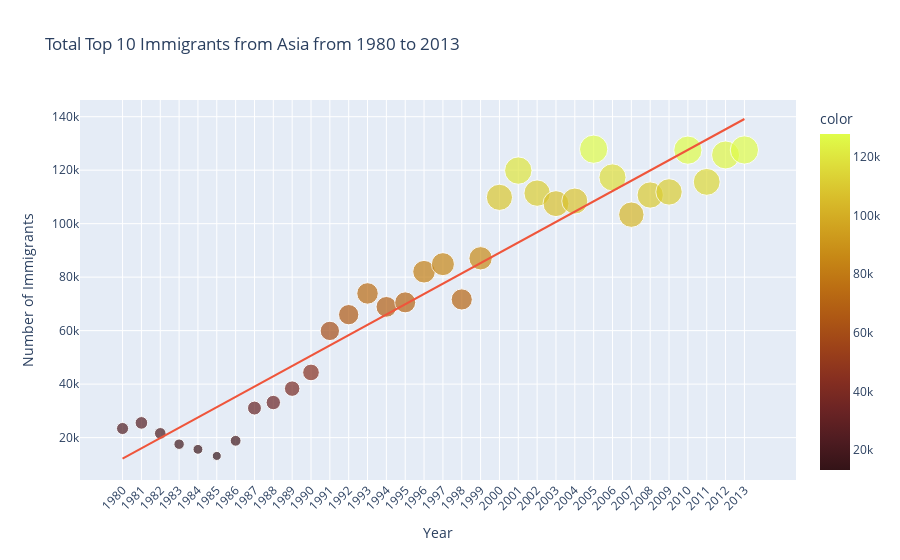
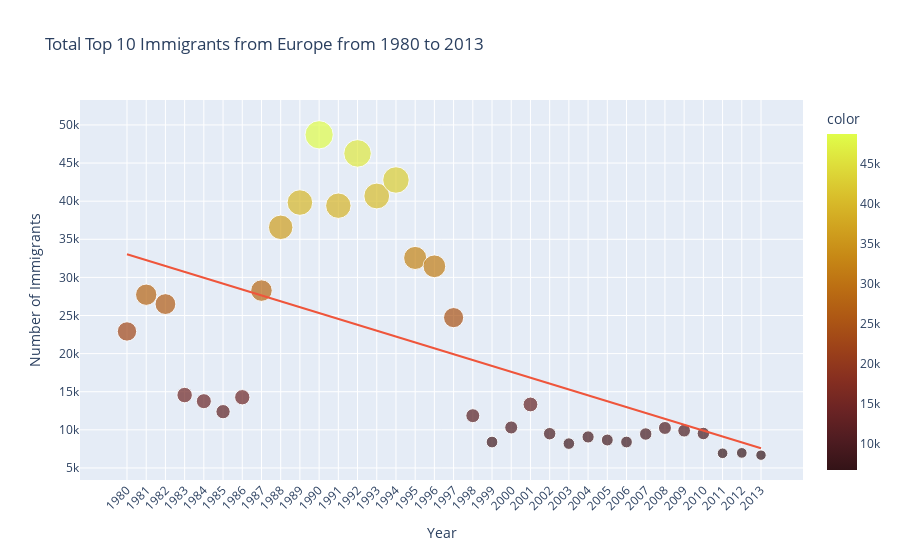

The notebook cell saved with these charts, in order:
### Markdown cell above
The line chart displays immigration to Canada from the top 10 countries by continent from 1980 to 2013. The graph reveals a gradual decline in immigration from Europe starting in 1993, while immigration from North America remains relatively consistent over the years. On the other hand, immigration from Asia experiences a consistent and substantial increase after 1993, growing from 44,000 in that year to 127,000 in 2013. This number surpasses the combined immigration figures of the other two continents by more than sevenfold in 2013. <br>
The immigration to Canada had become less and less diversed since 1993, dominated by Asia.

### Code cell
# Scatter plots by Continent
def plot_continent_scatter(continent, color_continuous_scale=None):
    continent_df = top10[top10['Continent'] == continent]
    x_vals = continent_df.columns[4:-1]
    y_vals = continent_df.iloc[:, 4:-1].sum(axis=0)
    
    fig = px.scatter(x = x_vals, y = y_vals, 
                     color = y_vals, 
                     size = y_vals, 
                     title = f'Total Top 10 Immigrants from {continent} from 1980 to 2013',
                     labels = {'x': 'Year', 'y': 'Number of Immigrants'},
                     color_continuous_scale = color_continuous_scale,
                     trendline = 'ols'
                    )
    fig.update_layout(xaxis = {'tickangle': -45})
    fig.show()

# Plot scatter charts for each continent
for continent in top10['Continent'].unique():
    plot_continent_scatter(continent, color_continuous_scale = 'solar')

### Figure 1 — Plotly figure (JSON) as saved in the notebook; plotly's stock layout.template omitted (floating-point values rounded to 4 significant figures)
{"data": [{"hovertemplate": "Year=%{x}<br>Number of Immigrants=%{y}<br>size=%{marker.size}<br>color=%{marker.color}<extra></extra>", "legendgroup": "", "marker": {"color": [23400, 25501, 21589, 17533, 15610, 13146, 18807, 31038, 33110, 38310, 44363, 59900, 65966, 73910, 68886, 70570, 82030, 84855, 71654, 87054, 109847, 119850, 111417, 107484, 108452, 127846, 117302, 103362, 110704, 111869, 127490, 115620, 125687, 127557], "coloraxis": "coloraxis", "size": [23400, 25501, 21589, 17533, 15610, 13146, 18807, 31038, 33110, 38310, 44363, 59900, 65966, 73910, 68886, 70570, 82030, 84855, 71654, 87054, 109847, 119850, 111417, 107484, 108452, 127846, 117302, 103362, 110704, 111869, 127490, 115620, 125687, 127557], "sizemode": "area", "sizeref": 319.6, "symbol": "circle"}, "mode": "markers", "name": "", "orientation": "v", "showlegend": false, "type": "scatter", "x": ["1980", "1981", "1982", "1983", "1984", "1985", "1986", "1987", "1988", "1989", "1990", "1991", "1992", "1993", "1994", "1995", "1996", "1997", "1998", "1999", "2000", "2001", "2002", "2003", "2004", "2005", "2006", "2007", "2008", "2009", "2010", "2011", "2012", "2013"], "xaxis": "x", "y": [23400, 25501, 21589, 17533, 15610, 13146, 18807, 31038, 33110, 38310, 44363, 59900, 65966, 73910, 68886, 70570, 82030, 84855, 71654, 87054, 109847, 119850, 111417, 107484, 108452, 127846, 117302, 103362, 110704, 111869, 127490, 115620, 125687, 127557], "yaxis": "y"}, {"hovertemplate": "<b>OLS trendline</b><br>y = 3848.28 * x + -7.60745e+06<br>R<sup>2</sup>=0.916280<br><br>Year=%{x}<br>Number of Immigrants=%{y} <b>(trend)</b><extra></extra>", "legendgroup": "", "marker": {"symbol": "circle"}, "mode": "lines", "name": "", "showlegend": false, "type": "scatter", "x": ["1980", "1981", "1982", "1983", "1984", "1985", "1986", "1987", "1988", "1989", "1990", "1991", "1992", "1993", "1994", "1995", "1996", "1997", "1998", "1999", "2000", "2001", "2002", "2003", "2004", "2005", "2006", "2007", "2008", "2009", "2010", "2011", "2012", "2013"], "xaxis": "x", "y": [12140.0, 15990.0, 19840.0, 23690.0, 27540.0, 31380.0, 35230.0, 39080.0, 42930.0, 46780.0, 50620.0, 54470.0, 58320.0, 62170.0, 66020.0, 69870.0, 73710.0, 77560.0, 81410.0, 85260.0, 89110.0, 92960.0, 96800.0, 100700.0, 104500.0, 108300.0, 112200.0, 116000.0, 119900.0, 123700.0, 127600.0, 131400.0, 135300.0, 139100.0], "yaxis": "y"}], "layout": {"coloraxis": {"colorbar": {"title": {"text": "color"}}, "colorscale": [[0, "rgb(51, 19, 23)"], [0.09091, "rgb(79, 28, 33)"], [0.1818, "rgb(108, 36, 36)"], [0.2727, "rgb(135, 47, 32)"], [0.3636, "rgb(157, 66, 25)"], [0.4545, "rgb(174, 88, 20)"], [0.5455, "rgb(188, 111, 19)"], [0.6364, "rgb(199, 137, 22)"], [0.7273, "rgb(209, 164, 32)"], [0.8182, "rgb(217, 192, 44)"], [0.9091, "rgb(222, 222, 59)"], [1, "rgb(224, 253, 74)"]]}, "legend": {"itemsizing": "constant", "tracegroupgap": 0}, "title": {"text": "Total Top 10 Immigrants from Asia from 1980 to 2013"}, "xaxis": {"anchor": "y", "domain": [0, 1], "tickangle": -45, "title": {"text": "Year"}}, "yaxis": {"anchor": "x", "domain": [0, 1], "title": {"text": "Number of Immigrants"}}}}

### Figure 2 — Plotly figure (JSON) as saved in the notebook; plotly's stock layout.template omitted (floating-point values rounded to 4 significant figures)
{"data": [{"hovertemplate": "Year=%{x}<br>Number of Immigrants=%{y}<br>size=%{marker.size}<br>color=%{marker.color}<extra></extra>", "legendgroup": "", "marker": {"color": [22908, 27726, 26501, 14561, 13758, 12383, 14278, 28268, 36570, 39820, 48708, 39408, 46268, 40680, 42781, 32550, 31458, 24723, 11855, 8399, 10311, 13329, 9493, 8191, 9066, 8663, 8403, 9451, 10246, 9889, 9519, 6924, 6974, 6679], "coloraxis": "coloraxis", "size": [22908, 27726, 26501, 14561, 13758, 12383, 14278, 28268, 36570, 39820, 48708, 39408, 46268, 40680, 42781, 32550, 31458, 24723, 11855, 8399, 10311, 13329, 9493, 8191, 9066, 8663, 8403, 9451, 10246, 9889, 9519, 6924, 6974, 6679], "sizemode": "area", "sizeref": 121.8, "symbol": "circle"}, "mode": "markers", "name": "", "orientation": "v", "showlegend": false, "type": "scatter", "x": ["1980", "1981", "1982", "1983", "1984", "1985", "1986", "1987", "1988", "1989", "1990", "1991", "1992", "1993", "1994", "1995", "1996", "1997", "1998", "1999", "2000", "2001", "2002", "2003", "2004", "2005", "2006", "2007", "2008", "2009", "2010", "2011", "2012", "2013"], "xaxis": "x", "y": [22908, 27726, 26501, 14561, 13758, 12383, 14278, 28268, 36570, 39820, 48708, 39408, 46268, 40680, 42781, 32550, 31458, 24723, 11855, 8399, 10311, 13329, 9493, 8191, 9066, 8663, 8403, 9451, 10246, 9889, 9519, 6924, 6974, 6679], "yaxis": "y"}, {"hovertemplate": "<b>OLS trendline</b><br>y = -771.382 * x + 1.56038e+06<br>R<sup>2</sup>=0.321380<br><br>Year=%{x}<br>Number of Immigrants=%{y} <b>(trend)</b><extra></extra>", "legendgroup": "", "marker": {"symbol": "circle"}, "mode": "lines", "name": "", "showlegend": false, "type": "scatter", "x": ["1980", "1981", "1982", "1983", "1984", "1985", "1986", "1987", "1988", "1989", "1990", "1991", "1992", "1993", "1994", "1995", "1996", "1997", "1998", "1999", "2000", "2001", "2002", "2003", "2004", "2005", "2006", "2007", "2008", "2009", "2010", "2011", "2012", "2013"], "xaxis": "x", "y": [33040.0, 32270.0, 31500.0, 30730.0, 29960.0, 29190.0, 28420.0, 27640.0, 26870.0, 26100.0, 25330.0, 24560.0, 23790.0, 23020.0, 22240.0, 21470.0, 20700.0, 19930.0, 19160.0, 18390.0, 17620.0, 16840.0, 16070.0, 15300.0, 14530.0, 13760.0, 12990.0, 12220.0, 11450.0, 10670.0, 9902.0, 9131.0, 8359.0, 7588.0], "yaxis": "y"}], "layout": {"coloraxis": {"colorbar": {"title": {"text": "color"}}, "colorscale": [[0, "rgb(51, 19, 23)"], [0.09091, "rgb(79, 28, 33)"], [0.1818, "rgb(108, 36, 36)"], [0.2727, "rgb(135, 47, 32)"], [0.3636, "rgb(157, 66, 25)"], [0.4545, "rgb(174, 88, 20)"], [0.5455, "rgb(188, 111, 19)"], [0.6364, "rgb(199, 137, 22)"], [0.7273, "rgb(209, 164, 32)"], [0.8182, "rgb(217, 192, 44)"], [0.9091, "rgb(222, 222, 59)"], [1, "rgb(224, 253, 74)"]]}, "legend": {"itemsizing": "constant", "tracegroupgap": 0}, "title": {"text": "Total Top 10 Immigrants from Europe from 1980 to 2013"}, "xaxis": {"anchor": "y", "domain": [0, 1], "tickangle": -45, "title": {"text": "Year"}}, "yaxis": {"anchor": "x", "domain": [0, 1], "title": {"text": "Number of Immigrants"}}}}
